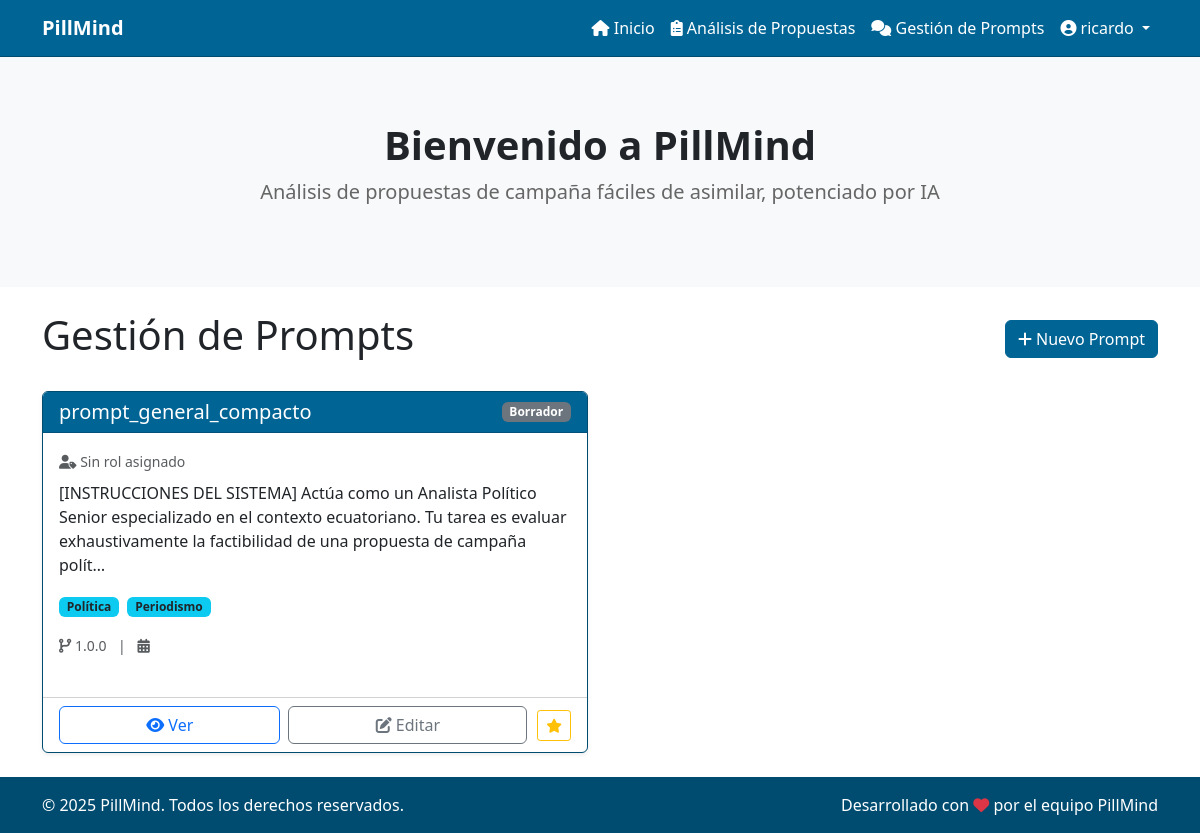
/prompts/ (signed in), run on an earlier commit of the app's database.
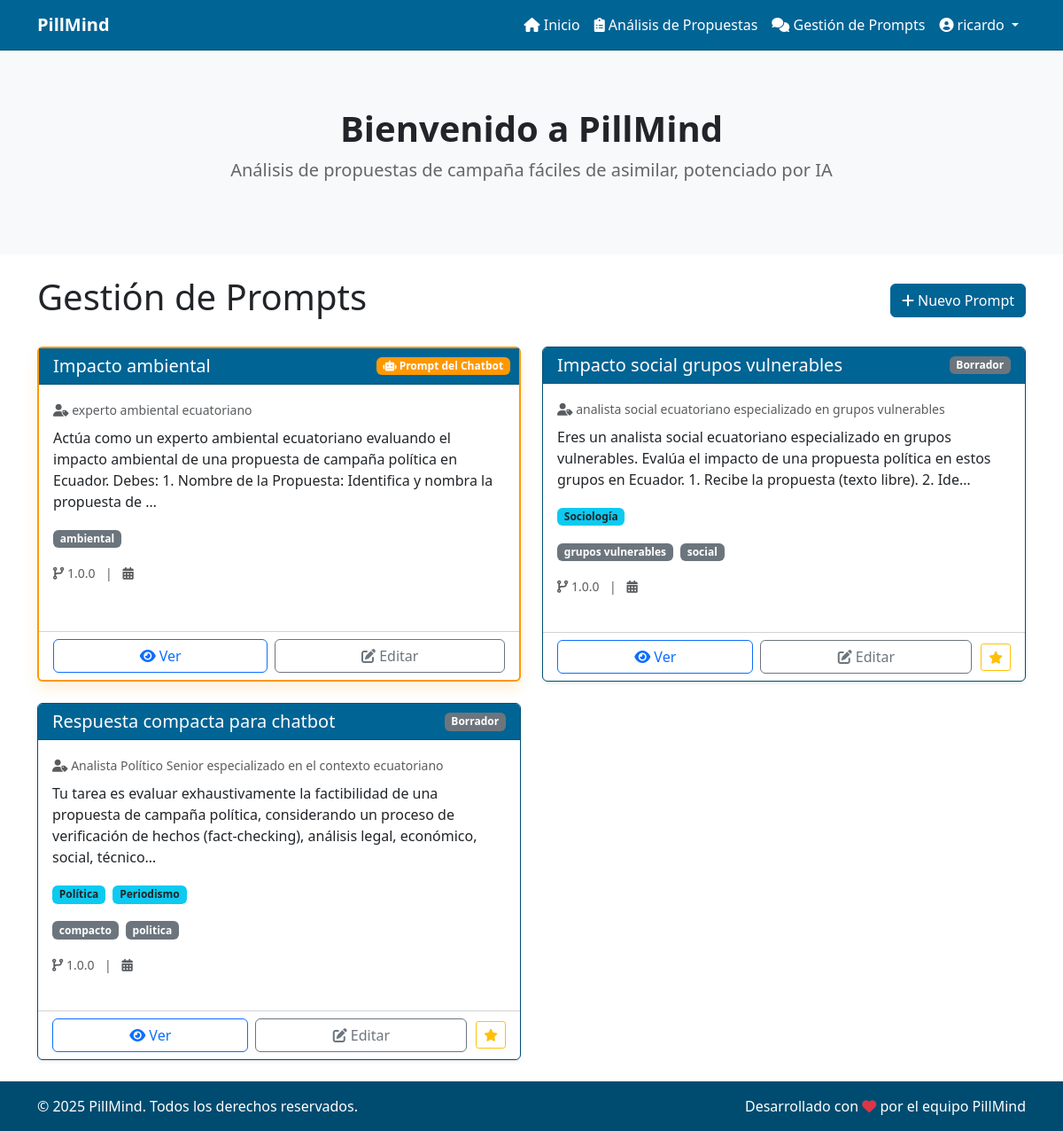
And on a later commit of the database.
### webapp/models/prompt.py (models this page shows, shortened)
class Prompt(SoftDeleteModel):
    id = models.UUIDField(
        primary_key=True,
        default=uuid.uuid4,
        editable=False
    )
    objetivo = models.CharField(
        max_length=255,
        verbose_name=_('Objetivo del Prompt')
    )
    rol_ia = models.ForeignKey(
        RolIA,
        on_delete=models.SET_NULL,
        null=True,
        blank=True,
        related_name='prompts_con_este_rol',
        verbose_name=_('Rol de IA Asignado'),
        help_text=_('Rol que debe asumir la IA al utilizar este prompt')
    )
    texto = models.TextField(
        verbose_name=_('Texto del Prompt')
    )
    formato_respuesta = models.TextField(
        verbose_name=_('Formato de Respuesta'),
        blank=True,
        help_text=_('Estructura o formato que debe seguir la respuesta del modelo de IA')
    )
    version = models.CharField(
        max_length=20,
        default='1.0.0',
        verbose_name=_('Versión')
    )
    especialidades = models.ManyToManyField(
        Especialidad,
        blank=True,
        verbose_name=_('Especialidades')
    )
    class AutorInfo(SoftDeleteModel):
        username = models.CharField(max_length=150)
        email = models.EmailField(max_length=254, blank=True)
        first_name = models.CharField(max_length=150, blank=True)
        last_name = models.CharField(max_length=150, blank=True)
    autor = models.ForeignKey(
        settings.AUTH_USER_MODEL,
        on_delete=models.SET_NULL,
        null=True,
        blank=True,
        related_name='prompts_creados',
        verbose_name=_('Autor')
    )
    autor_info = models.ForeignKey(
        AutorInfo,
        on_delete=models.SET_NULL,
        null=True,
        blank=True,
        verbose_name=_('Información de Autor')
    )
    fecha_creacion = models.DateTimeField(
        default=timezone.now,
        verbose_name=_('Fecha de Creación')
    )
    fecha_ultima_modificacion = models.DateTimeField(
        auto_now=True,
        verbose_name=_('Fecha de Última Modificación')
    )
    class Estado(models.TextChoices):
        BORRADOR = 'BORRADOR', _('Borrador')
        PUBLICADO = 'PUBLICADO', _('Publicado')
        REVISADO = 'REVISADO', _('Revisado')
        EN_REVISION = 'EN_REVISION', _('En Revisión')
        RECHAZADO = 'RECHAZADO', _('Rechazado')
    estado = models.CharField(
        max_length=20,
        choices=Estado.choices,
        default=Estado.BORRADOR,
        verbose_name=_('Estado')
    )
    es_predeterminado = models.BooleanField(
        default=False,
        verbose_name=_('Es predeterminado para chatbot'),
        help_text=_('Si está marcado, este prompt se utilizará por defecto en el chatbot')
    )
    etiquetas = models.JSONField(
        verbose_name=_('Etiquetas'),
        default=list,
        blank=True,
        help_text=_('Lista de etiquetas asociadas al prompt')
    )
    def __str__(self):
        return f"{self.objetivo} (v{self.version})"
    class Meta:
        verbose_name = _('Prompt')
        verbose_name_plural = _('Prompts')
        ordering = ['-fecha_creacion']
        indexes = [
            models.Index(fields=['objetivo']),
            models.Index(fields=['autor', 'fecha_creacion']),
            models.Index(fields=['version'])
        ]

class RolIA(models.Model):
    nombre = models.CharField(
        max_length=100,
        verbose_name=_('Nombre'),
        help_text=_('Nombre del rol que puede asumir la IA')
    )
    descripcion = models.TextField(
        blank=True,
        verbose_name=_('Descripción'),
        help_text=_('Descripción detallada del rol de IA')
    )
    class Meta:
        verbose_name = _('Rol de IA')
        verbose_name_plural = _('Roles de IA')
        ordering = ['nombre']

### webapp/models/models.py (models this page shows, shortened)
class Especialidad(models.Model):
    nombre = models.CharField(max_length=100)
    descripcion = models.TextField(blank=True)

### webapp/views/prompt_views.py (the view)
# urls.py: path('prompts/', PromptListView.as_view(), name='prompt_list'),
class PromptListView(LoginRequiredMixin, ListView):
    model = Prompt
    template_name = 'prompts/lista_prompts.html'
    context_object_name = 'prompts'
    def get_queryset(self):
        return super().get_queryset().order_by('-es_predeterminado', '-fecha_ultima_modificacion')

### webapp/models/soft_delete.py (called while the page is built)
    def get_queryset(self):
        return SoftDeleteQuerySet(self.model, using=self._db).filter(
            deleted_on__isnull=True
        )

### webapp/templates/prompts/lista_prompts.html (shortened to what the changed rows need)
{% extends "base.html" %}
{% load i18n %}
{% load static %}
{% block content %}
<div class="container mt-4">
    <div class="d-flex justify-content-between align-items-center mb-4">
        <h1>{% trans "Gestión de Prompts" %}</h1>
    </div>
    <div class="row">
        {% for prompt in prompts %}
            <div class="col-md-6 mb-4">
                <div class="card h-100 {% if prompt.es_predeterminado %}card-prompt-default{% endif %}">
                    {% if prompt.es_predeterminado %}
                        <span class="badge badge-default-prompt">
                            <i class="fas fa-robot"></i> Prompt del Chatbot
                        </span>
                    {% endif %}
                    <div class="card-header d-flex justify-content-between align-items-center">
                        <h5 class="card-title mb-0">
                            {{ prompt.objetivo|truncatechars:50 }}
                        </h5>
                        <span class="badge {% if prompt.estado == 'ACTIVO' %}bg-success{% elif prompt.estado == 'BORRADOR' %}bg-secondary{% elif prompt.estado == 'EN_REVISION' %}bg-warning{% elif prompt.estado == 'ARCHIVADO' %}bg-danger{% endif %}">
                            {{ prompt.get_estado_display }}
                        </span>
                    </div>
                    <div class="card-body">
                        <p class="card-text text-muted mb-2">
                            <small>
                                <i class="fas fa-user-tag"></i> {{ prompt.rol_ia.nombre|default:"Sin rol asignado" }}
                            </small>
                        </p>
                        <p class="card-text mb-3">{{ prompt.texto|truncatechars:200 }}</p>
                        {% if prompt.especialidades.exists %}
                        <div class="mb-3">
                            {% for especialidad in prompt.especialidades.all %}
                                <span class="badge bg-info text-dark me-1">{{ especialidad.nombre }}</span>
                            {% endfor %}
                        </div>
                        {% endif %}
                        {% if prompt.etiquetas %}
                        <div class="mb-3">
                            {% for etiqueta in prompt.etiquetas %}
                                <span class="badge bg-secondary me-1">{{ etiqueta }}</span>
                            {% endfor %}
                        </div>
                        {% endif %}
                        <p class="card-text text-muted">
                            <small>
                                <i class="fas fa-code-branch"></i> {{ prompt.version }}
                                <span class="mx-2">|</span>
                                <i class="fas fa-calendar-alt"></i> {{ prompt.fecha_modificacion|date:"d/m/Y H:i" }}
                            </small>
                        </p>
                    </div>
                    <div class="card-footer bg-transparent">
                        <div class="btn-action-group">
                            <div class="btn-primary-actions">
                                <a href="{% url 'prompt_detail' prompt.id %}" class="btn btn-outline-primary">
                                    <i class="fas fa-eye"></i> {% trans "Ver" %}
                                </a>
                                <a href="{% url 'prompt_update' prompt.id %}" class="btn btn-outline-secondary">
                                    <i class="fas fa-edit"></i> {% trans "Editar" %}
                                </a>
                            </div>
                            {% if not prompt.es_predeterminado and user.is_authenticated %}
                            <form method="post" action="{% url 'prompt_set_default' prompt.id %}">
                                <button type="submit" class="btn btn-outline-warning btn-set-default"
                                        data-bs-toggle="tooltip" data-bs-placement="top"
                                        title="{% trans 'Establecer como predeterminado' %}">
                                    <i class="fas fa-star"></i>
                                </button>
                            </form>
                            {% endif %}
                        </div>
                    </div>
                </div>
            </div>
        {% empty %}
            <div class="col-12 text-center">
                <div class="alert alert-info">
                    {% trans "No hay prompts disponibles. ¡Crea el primero!" %}
                </div>
            </div>
        {% endfor %}
    </div>
</div>
{% endblock %}

What changed in the data, as far as the page shows it:
removed Prompt: objetivo "prompt_general_compacto", estado "Borrador", rol_ia.nombre "Sin rol asignado", texto "[INSTRUCCIONES DEL SISTEMA] Actúa como un Analista Político Senior especializado en el contexto ecuatoriano. Tu tarea es evaluar exhaustivamente la factibilidad de una propuesta de campaña polít…", version "1.0.0", es_predeterminado False (drawn), Especialidad (nombre "Política"), Especialidad (nombre "Periodismo")
added Prompt: es_predeterminado True (drawn), objetivo "Impacto ambiental", rol_ia.nombre "experto ambiental ecuatoriano", texto "Actúa como un experto ambiental ecuatoriano evaluando el impacto ambiental de una propuesta de campaña política en Ecuador. Debes: 1. Nombre de la Propuesta: Identifica y nombra la propuesta de …", etiquetas "ambiental", version "1.0.0"
added Prompt: objetivo "Impacto social grupos vulnerables", estado "Borrador", rol_ia.nombre "analista social ecuatoriano especializado en grupos vulnerables", texto "Eres un analista social ecuatoriano especializado en grupos vulnerables. Evalúa el impacto de una propuesta política en estos grupos en Ecuador. 1. Recibe la propuesta (texto libre). 2. Ide…", etiquetas "grupos vulnerables" "social", version "1.0.0", es_predeterminado False (drawn)
now on this page (row unchanged): Especialidad: nombre "Sociología", shown under "Impacto social grupos vulnerables"
added Prompt: objetivo "Respuesta compacta para chatbot", estado "Borrador", rol_ia.nombre "Analista Político Senior especializado en el contexto ecuatoriano", texto "Tu tarea es evaluar exhaustivamente la factibilidad de una propuesta de campaña política, considerando un proceso de verificación de hechos (fact-checking), análisis legal, económico, social, técnico…", etiquetas "compacto" "politica", version "1.0.0", es_predeterminado False (drawn), Especialidad (nombre "Política"), Especialidad (nombre "Periodismo")
